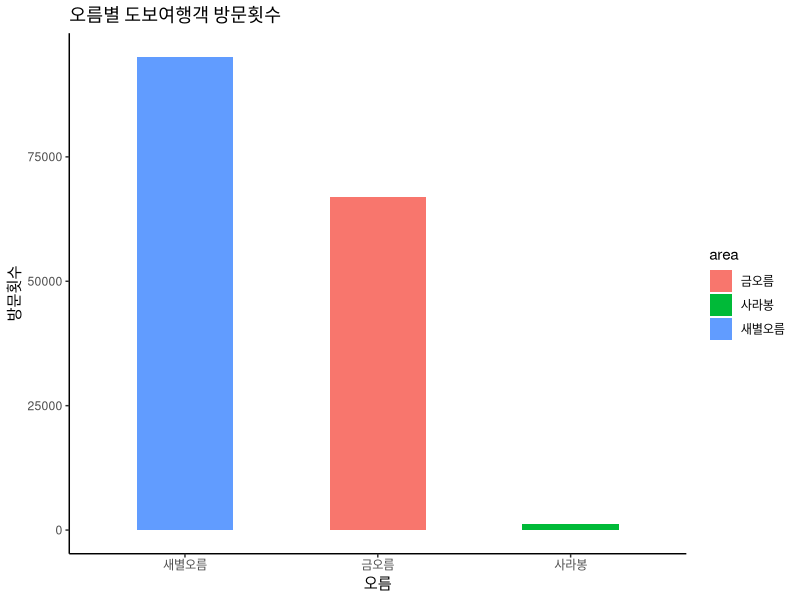
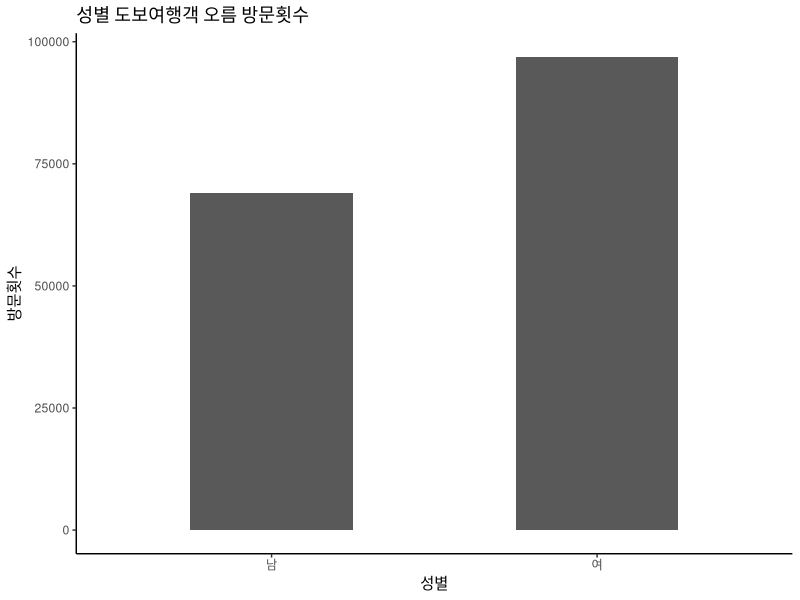
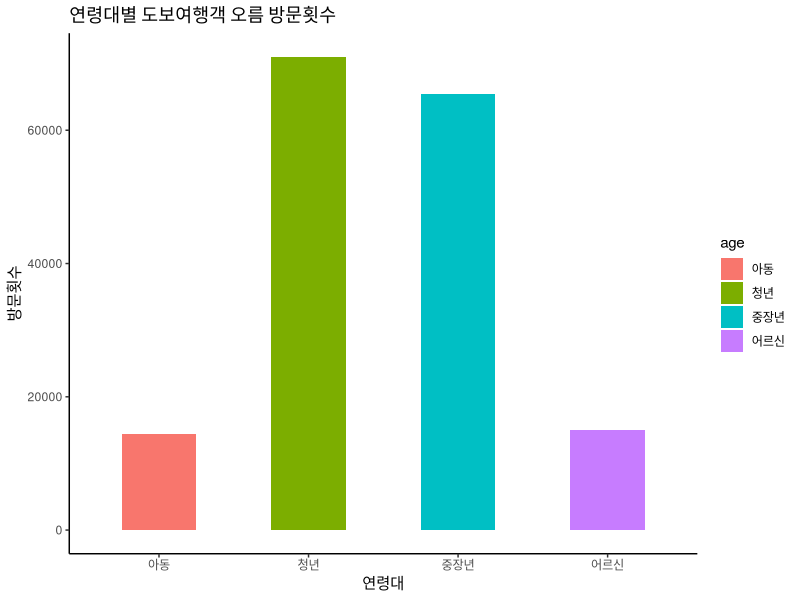

Here is the R script that generated these plots, in order:
walkingtour_data <- read.csv("walkingtour.csv")
head(walkingtour_data)
str(walkingtour_data)

colnames(walkingtour_data) <- c("area","age","sex")

# 오름별 방문객수 순위


library(ggplot2)
library(dplyr)

table(walkingtour_data$area)
top3 <- count(walkingtour_data,area) %>% arrange(desc(n)) %>% head(3)
top3

ggplot(top3,aes(x=reorder(area,-n),y=n,fill=area))+geom_col(width=0.5)+
  labs(x="오름",y="방문횟수",title="오름별 도보여행객 방문횟수")+
  theme_classic()


#성별 오름 방문횟수
table(walkingtour_data$sex)

ggplot(walkingtour_data,aes(x=sex))+geom_bar(width=0.5)+
  labs(x="성별",y="방문횟수",title="성별 도보여행객 오름 방문횟수")+
  theme_classic()

#연령대별 오름 방문횟수
table(walkingtour_data$age)

walkingtour_data$age <- factor(walkingtour_data$age,
                               level=c("아동","청년","중장년","어르신"))

ggplot(walkingtour_data,aes(x=age,fill=age))+geom_bar(width=0.5)+
  labs(x="연령대",y="방문횟수",title="연령대별 도보여행객 오름 방문횟수")+
  theme_classic()
  
